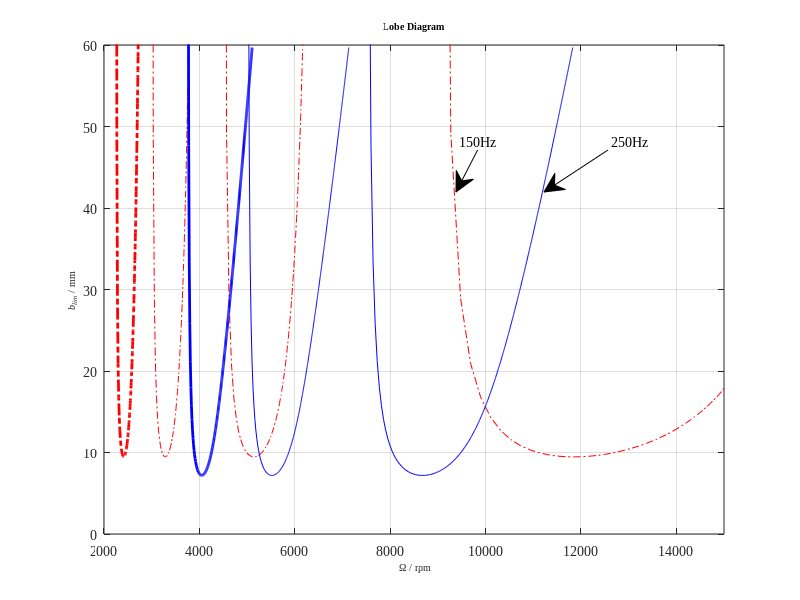

This chart was generated by the following MATLAB code:
%%%%%%%%%%%%%%%%%%%%%%%%%%%%%%%%%%%%%%%%%%%%%%
%% -------------Copyright--------------%%
%%%%%%%%%%%%%%%%%%%%%%%%%%%%%%%%%%%%%%%%%%%%%%
% Author: Jianhui Li                         %
% Time: 09/22/2019                           %
% University of British Columbia, BC, Canada %
% Affiliation:                               %
% Department of Mechanical Engineering       %
% Manufacturing Automation Laboratary        %
% E-mail: jianhui.li@alumni.ubc.ca           %
%%%%%%%%%%%%%%%%%%%%%%%%%%%%%%%%%%%%%%%%%%%%%%
clc
clear
close all

load FRF

%% Determine valid chatter frequency range
FRF_real=real(FRF);
FRF_imag=imag(FRF);
index = find(FRF_real < 0);
FRF_real = FRF_real(index);
FRF_imag = FRF_imag(index);
w = w(index);

% Separate the two modals
cou=0;
for cnt=1:length(index)-1
    if index(cnt+1)-index(cnt)==1
        continue;
    else
        cou=cnt;
        break;
    end
end

FRF_real1=FRF_real(1:cou);
FRF_imag1=FRF_imag(1:cou);
FRF_real2=FRF_real(cou+1:end);
FRF_imag2=FRF_imag(cou+1:end);
w1=w(1:cou);
w2=w(cou+1:end);
% Define force parameters
Kf=1000e6;          % N/m^2
 
%% Plot Lobe
% Calculate blim
blim = -1./(2*Kf*FRF_real1);  % m
blim = blim*1e3;        % convert to mm

% Calculate epsilon
for cnt = 1:length(FRF_imag1)
    if FRF_imag1(cnt)<0
        epsilon(cnt)=2*pi-2*atan(abs(FRF_real1(cnt)/FRF_imag1(cnt)));
    else
        epsilon(cnt)=pi-2*atan(abs(FRF_imag1(cnt)/FRF_real1(cnt)));
    end
end

% Calculate spindle speeds for N = 0 to 2
omega0 = w1./(0*2*pi + epsilon);   % rps
omega1 = w1./(1*2*pi + epsilon);
omega2 = w1./(2*2*pi + epsilon);   % rps
omega3 = w1./(3*2*pi + epsilon);

figure(3)
plot(omega0*60, blim, 'r-.', omega1*60, blim, 'r-.', omega2*60, blim, 'r-.', omega3*60, blim, 'r-.','linewidth',2)
axis([2000 15000 0 60])
set(gca,'FontSize', 14)
xlabel('\fontsize{10}\fontname{Times New Roman} \Omega / rpm')
ylabel('\fontsize{10}\fontname{Times New Roman}\itb_{lim} \rm/ mm')
set(gca,'FontSize', 10 ,'FontName', 'Times New Roman')
set(gcf,'unit','centimeters','position',[15 15 13.53 9.03],'color','white');
title('\fontsize{10}Lobe Diagram')
hold on

% Calculate blim
blim = -1./(2*Kf*FRF_real2);  % m
blim = blim*1e3;        % convert to mm
% Calculate epsilon
for cnt = 1:length(FRF_imag2)
    if FRF_imag2(cnt) < 0
        epsilon(cnt) = 2*pi - 2*atan(abs(FRF_real2(cnt)/FRF_imag2(cnt)));
    else
        epsilon(cnt) = pi - 2*atan(abs(FRF_imag2(cnt)/FRF_real2(cnt)));
    end
end

% Calculate spindle speeds for N = 0 to 2
omega0 = w2./(0*2*pi + epsilon);   % rps
omega1 = w2./(1*2*pi + epsilon);
omega2 = w2./(2*2*pi + epsilon);   % rps
omega3 = w2./(3*2*pi + epsilon);
plot(omega0*60, blim, 'b', omega1*60, blim, 'b', omega2*60, blim, 'b', omega3*60, blim, 'b','linewidth',2)
grid on

annotation('textarrow',[.597,.57],[.75,.68],'String','150Hz','FontName', 'Times New Roman'); %[x1,x2],[y1,y2]
annotation('textarrow',[.76,.68],[.75,.68],'String','250Hz','FontName', 'Times New Roman'); %[x1,x2],[y1,y2]